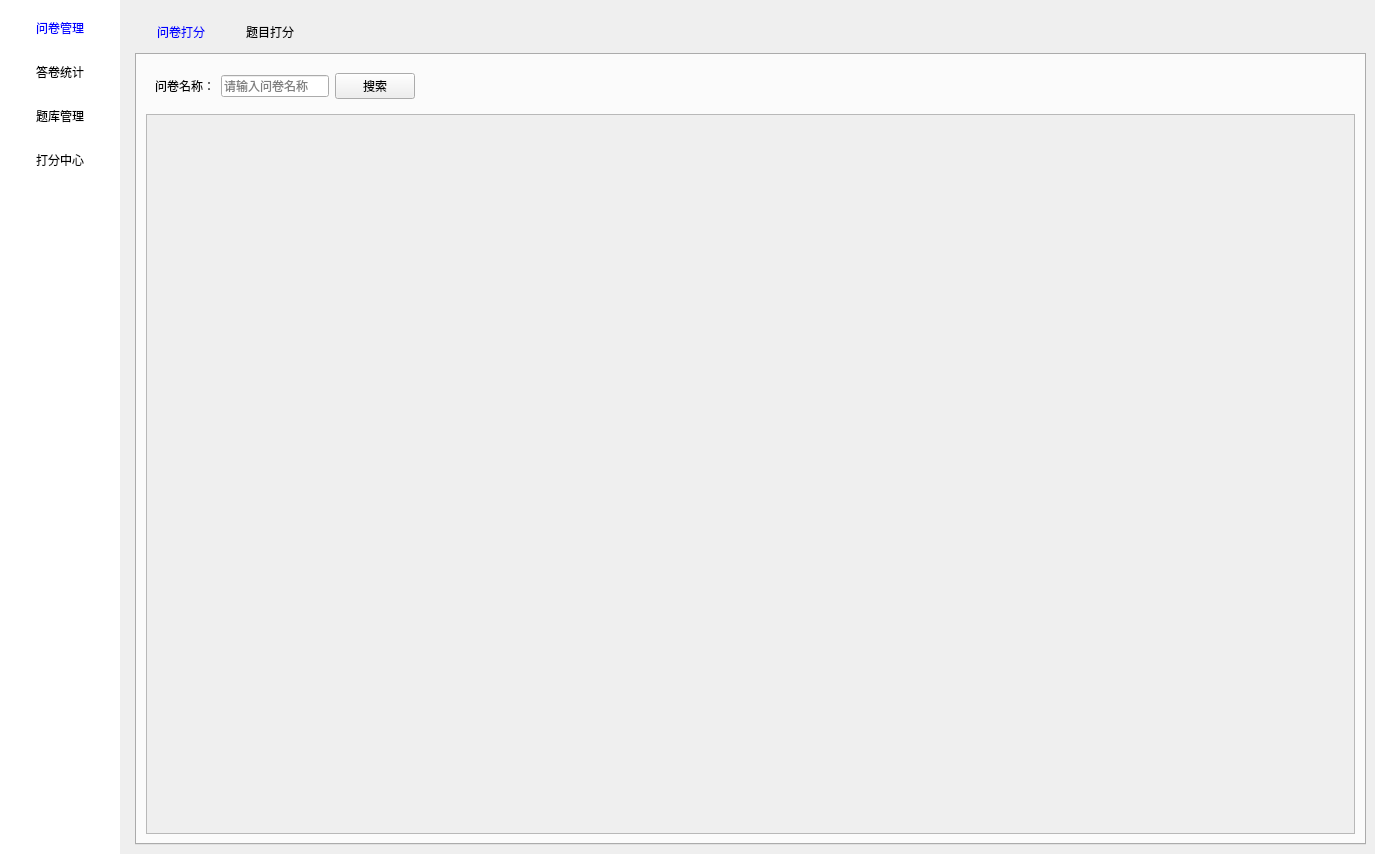
<?xml version="1.0" encoding="UTF-8"?>
<ui version="4.0">
 <class>QuestionnaireManagementWidget</class>
 <widget class="QWidget" name="QuestionnaireManagementWidget">
  <property name="geometry">
   <rect>
    <x>0</x>
    <y>0</y>
    <width>1375</width>
    <height>854</height>
   </rect>
  </property>
  <property name="windowTitle">
   <string>Form</string>
  </property>
  <layout class="QHBoxLayout" name="horizontalLayout">
   <property name="leftMargin">
    <number>0</number>
   </property>
   <property name="topMargin">
    <number>0</number>
   </property>
   <property name="rightMargin">
    <number>0</number>
   </property>
   <property name="bottomMargin">
    <number>0</number>
   </property>
   <item>
    <widget class="QWidget" name="widget" native="true">
     <property name="sizePolicy">
      <sizepolicy hsizetype="Fixed" vsizetype="Preferred">
       <horstretch>0</horstretch>
       <verstretch>0</verstretch>
      </sizepolicy>
     </property>
     <property name="minimumSize">
      <size>
       <width>120</width>
       <height>0</height>
      </size>
     </property>
     <property name="maximumSize">
      <size>
       <width>120</width>
       <height>16777215</height>
      </size>
     </property>
     <property name="styleSheet">
      <string notr="true">QWidget{
background-color: rgb(255, 255, 255);
}
QPushButton {
border:none;
color: black;
padding:10px;
}

QPushButton:checked {
color: blue;
}</string>
     </property>
     <layout class="QVBoxLayout" name="verticalLayout">
      <item>
       <widget class="QPushButton" name="pushButton_1">
        <property name="text">
         <string>问卷管理</string>
        </property>
        <property name="icon">
         <iconset resource="res/mainwindow.qrc">
          <normaloff>:/mainwindow/2.png</normaloff>:/mainwindow/2.png</iconset>
        </property>
        <property name="iconSize">
         <size>
          <width>24</width>
          <height>24</height>
         </size>
        </property>
        <property name="checkable">
         <bool>true</bool>
        </property>
        <property name="checked">
         <bool>true</bool>
        </property>
        <property name="autoExclusive">
         <bool>true</bool>
        </property>
        <property name="autoDefault">
         <bool>true</bool>
        </property>
        <property name="default">
         <bool>true</bool>
        </property>
        <property name="flat">
         <bool>true</bool>
        </property>
       </widget>
      </item>
      <item>
       <widget class="QPushButton" name="pushButton_2">
        <property name="text">
         <string>答卷统计</string>
        </property>
        <property name="icon">
         <iconset resource="res/mainwindow.qrc">
          <normaloff>:/mainwindow/2.png</normaloff>:/mainwindow/2.png</iconset>
        </property>
        <property name="iconSize">
         <size>
          <width>24</width>
          <height>24</height>
         </size>
        </property>
        <property name="checkable">
         <bool>true</bool>
        </property>
        <property name="autoExclusive">
         <bool>true</bool>
        </property>
        <property name="flat">
         <bool>true</bool>
        </property>
       </widget>
      </item>
      <item>
       <widget class="QPushButton" name="pushButton_3">
        <property name="text">
         <string>题库管理</string>
        </property>
        <property name="icon">
         <iconset resource="res/mainwindow.qrc">
          <normaloff>:/mainwindow/2.png</normaloff>:/mainwindow/2.png</iconset>
        </property>
        <property name="iconSize">
         <size>
          <width>24</width>
          <height>24</height>
         </size>
        </property>
        <property name="checkable">
         <bool>true</bool>
        </property>
        <property name="autoExclusive">
         <bool>true</bool>
        </property>
        <property name="flat">
         <bool>true</bool>
        </property>
       </widget>
      </item>
      <item>
       <widget class="QPushButton" name="pushButton_4">
        <property name="text">
         <string>打分中心</string>
        </property>
        <property name="icon">
         <iconset resource="res/mainwindow.qrc">
          <normaloff>:/mainwindow/2.png</normaloff>:/mainwindow/2.png</iconset>
        </property>
        <property name="iconSize">
         <size>
          <width>24</width>
          <height>24</height>
         </size>
        </property>
        <property name="checkable">
         <bool>true</bool>
        </property>
        <property name="autoExclusive">
         <bool>true</bool>
        </property>
        <property name="flat">
         <bool>true</bool>
        </property>
       </widget>
      </item>
      <item>
       <spacer name="verticalSpacer">
        <property name="orientation">
         <enum>Qt::Orientation::Vertical</enum>
        </property>
        <property name="sizeHint" stdset="0">
         <size>
          <width>20</width>
          <height>808</height>
         </size>
        </property>
       </spacer>
      </item>
     </layout>
    </widget>
   </item>
   <item>
    <widget class="QStackedWidget" name="stackedWidget">
     <property name="currentIndex">
      <number>3</number>
     </property>
     <widget class="QWidget" name="subPage1">
      <property name="styleSheet">
       <string notr="true">QWidget#subPage1{
background-color: rgb(255, 255, 255);
}</string>
      </property>
      <layout class="QVBoxLayout" name="verticalLayout_2">
       <item>
        <widget class="QWidget" name="widget_3" native="true">
         <layout class="QHBoxLayout" name="horizontalLayout_2">
          <item>
           <widget class="QLabel" name="label">
            <property name="text">
             <string>搜索：</string>
            </property>
           </widget>
          </item>
          <item>
           <widget class="QLineEdit" name="lineEdit">
            <property name="sizePolicy">
             <sizepolicy hsizetype="Fixed" vsizetype="Fixed">
              <horstretch>0</horstretch>
              <verstretch>0</verstretch>
             </sizepolicy>
            </property>
            <property name="placeholderText">
             <string>请输入问卷名称</string>
            </property>
           </widget>
          </item>
          <item>
           <widget class="QLabel" name="label_2">
            <property name="text">
             <string>创建时间：</string>
            </property>
           </widget>
          </item>
          <item>
           <widget class="QDateTimeEdit" name="dateTimeEdit">
            <property name="buttonSymbols">
             <enum>QAbstractSpinBox::ButtonSymbols::NoButtons</enum>
            </property>
           </widget>
          </item>
          <item>
           <widget class="QLabel" name="label_3">
            <property name="text">
             <string>至</string>
            </property>
           </widget>
          </item>
          <item>
           <widget class="QDateTimeEdit" name="dateTimeEdit_2">
            <property name="buttonSymbols">
             <enum>QAbstractSpinBox::ButtonSymbols::NoButtons</enum>
            </property>
           </widget>
          </item>
          <item>
           <widget class="QPushButton" name="pushButton">
            <property name="text">
             <string>搜索</string>
            </property>
           </widget>
          </item>
          <item>
           <spacer name="horizontalSpacer">
            <property name="orientation">
             <enum>Qt::Orientation::Horizontal</enum>
            </property>
            <property name="sizeHint" stdset="0">
             <size>
              <width>618</width>
              <height>20</height>
             </size>
            </property>
           </spacer>
          </item>
         </layout>
        </widget>
       </item>
       <item>
        <widget class="QWidget" name="widget_4" native="true">
         <layout class="QHBoxLayout" name="horizontalLayout_3">
          <item>
           <widget class="QPushButton" name="add_questionnaire">
            <property name="text">
             <string>新建问卷</string>
            </property>
           </widget>
          </item>
          <item>
           <spacer name="horizontalSpacer_2">
            <property name="orientation">
             <enum>Qt::Orientation::Horizontal</enum>
            </property>
            <property name="sizeHint" stdset="0">
             <size>
              <width>1109</width>
              <height>20</height>
             </size>
            </property>
           </spacer>
          </item>
         </layout>
        </widget>
       </item>
       <item>
        <widget class="QScrollArea" name="scrollArea">
         <property name="frameShape">
          <enum>QFrame::Shape::NoFrame</enum>
         </property>
         <property name="frameShadow">
          <enum>QFrame::Shadow::Plain</enum>
         </property>
         <property name="widgetResizable">
          <bool>true</bool>
         </property>
         <widget class="QWidget" name="questionnaireListWidget">
          <property name="geometry">
           <rect>
            <x>0</x>
            <y>0</y>
            <width>65</width>
            <height>18</height>
           </rect>
          </property>
          <property name="styleSheet">
           <string notr="true">QWidget#questionnaireListWidget{
background-color: rgb(255, 255, 255);
}</string>
          </property>
          <layout class="QVBoxLayout" name="questionnaireListLayout">
           <property name="spacing">
            <number>20</number>
           </property>
          </layout>
         </widget>
        </widget>
       </item>
      </layout>
     </widget>
     <widget class="QWidget" name="subPage2">
      <property name="styleSheet">
       <string notr="true">QWidget#subPage2{
background-color: rgb(255, 255, 255);
}</string>
      </property>
      <layout class="QVBoxLayout" name="verticalLayout_5">
       <item>
        <widget class="QWidget" name="widget_8" native="true">
         <property name="sizePolicy">
          <sizepolicy hsizetype="Preferred" vsizetype="Fixed">
           <horstretch>0</horstretch>
           <verstretch>0</verstretch>
          </sizepolicy>
         </property>
         <layout class="QHBoxLayout" name="horizontalLayout_8">
          <item>
           <widget class="QLabel" name="label_7">
            <property name="text">
             <string>问卷名称：</string>
            </property>
           </widget>
          </item>
          <item>
           <widget class="QLineEdit" name="lineEdit_2">
            <property name="sizePolicy">
             <sizepolicy hsizetype="Fixed" vsizetype="Fixed">
              <horstretch>0</horstretch>
              <verstretch>0</verstretch>
             </sizepolicy>
            </property>
            <property name="placeholderText">
             <string>请输入问卷名称</string>
            </property>
           </widget>
          </item>
          <item>
           <spacer name="horizontalSpacer_6">
            <property name="orientation">
             <enum>Qt::Orientation::Horizontal</enum>
            </property>
            <property name="sizeType">
             <enum>QSizePolicy::Policy::Fixed</enum>
            </property>
            <property name="sizeHint" stdset="0">
             <size>
              <width>50</width>
              <height>20</height>
             </size>
            </property>
           </spacer>
          </item>
          <item>
           <widget class="QLabel" name="label_8">
            <property name="text">
             <string>答卷数量：</string>
            </property>
           </widget>
          </item>
          <item>
           <widget class="QComboBox" name="comboBox_2">
            <item>
             <property name="text">
              <string>从小到大</string>
             </property>
            </item>
            <item>
             <property name="text">
              <string>从大到小</string>
             </property>
            </item>
           </widget>
          </item>
          <item>
           <spacer name="horizontalSpacer_8">
            <property name="orientation">
             <enum>Qt::Orientation::Horizontal</enum>
            </property>
            <property name="sizeType">
             <enum>QSizePolicy::Policy::Fixed</enum>
            </property>
            <property name="sizeHint" stdset="0">
             <size>
              <width>50</width>
              <height>20</height>
             </size>
            </property>
           </spacer>
          </item>
          <item>
           <widget class="QPushButton" name="pushButton_6">
            <property name="text">
             <string>搜索</string>
            </property>
           </widget>
          </item>
          <item>
           <spacer name="horizontalSpacer_7">
            <property name="orientation">
             <enum>Qt::Orientation::Horizontal</enum>
            </property>
            <property name="sizeHint" stdset="0">
             <size>
              <width>294</width>
              <height>20</height>
             </size>
            </property>
           </spacer>
          </item>
         </layout>
        </widget>
       </item>
       <item>
        <widget class="QWidget" name="answerListWidget" native="true">
         <layout class="QVBoxLayout" name="answerListLayout"/>
        </widget>
       </item>
      </layout>
     </widget>
     <widget class="QWidget" name="subPage3">
      <layout class="QVBoxLayout" name="verticalLayout_6">
       <item>
        <widget class="QWidget" name="widget_5" native="true">
         <layout class="QHBoxLayout" name="horizontalLayout_5">
          <item>
           <widget class="QPushButton" name="pushButton_5">
            <property name="text">
             <string>新增题目</string>
            </property>
           </widget>
          </item>
          <item>
           <spacer name="horizontalSpacer_4">
            <property name="orientation">
             <enum>Qt::Orientation::Horizontal</enum>
            </property>
            <property name="sizeHint" stdset="0">
             <size>
              <width>975</width>
              <height>20</height>
             </size>
            </property>
           </spacer>
          </item>
          <item>
           <widget class="QLabel" name="label_6">
            <property name="text">
             <string>按题型筛选</string>
            </property>
           </widget>
          </item>
          <item>
           <widget class="QComboBox" name="comboBox">
            <item>
             <property name="text">
              <string>无筛选</string>
             </property>
            </item>
            <item>
             <property name="text">
              <string>打分题</string>
             </property>
            </item>
            <item>
             <property name="text">
              <string>选择题</string>
             </property>
            </item>
            <item>
             <property name="text">
              <string>主观题</string>
             </property>
            </item>
           </widget>
          </item>
         </layout>
        </widget>
       </item>
       <item>
        <widget class="QWidget" name="widget_6" native="true">
         <layout class="QHBoxLayout" name="horizontalLayout_6">
          <item>
           <widget class="QTreeWidget" name="treeWidget">
            <property name="sizePolicy">
             <sizepolicy hsizetype="Fixed" vsizetype="Expanding">
              <horstretch>0</horstretch>
              <verstretch>0</verstretch>
             </sizepolicy>
            </property>
            <column>
             <property name="text">
              <string>按指标筛选</string>
             </property>
            </column>
            <item>
             <property name="text">
              <string>无筛选</string>
             </property>
            </item>
            <item>
             <property name="text">
              <string>元素</string>
             </property>
             <item>
              <property name="text">
               <string>字符</string>
              </property>
             </item>
             <item>
              <property name="text">
               <string>缩写词</string>
              </property>
             </item>
             <item>
              <property name="text">
               <string>图标</string>
              </property>
             </item>
             <item>
              <property name="text">
               <string>刻度线</string>
              </property>
             </item>
             <item>
              <property name="text">
               <string>边框箭头</string>
              </property>
             </item>
            </item>
            <item>
             <property name="text">
              <string>色彩</string>
             </property>
             <item>
              <property name="text">
               <string>状态指示</string>
              </property>
             </item>
             <item>
              <property name="text">
               <string>图形和图表</string>
              </property>
             </item>
             <item>
              <property name="text">
               <string>按键和控件</string>
              </property>
             </item>
             <item>
              <property name="text">
               <string>文字和标签</string>
              </property>
             </item>
             <item>
              <property name="text">
               <string>背景和界面整体</string>
              </property>
             </item>
            </item>
            <item>
             <property name="text">
              <string>界面</string>
             </property>
            </item>
            <item>
             <property name="text">
              <string>信息</string>
             </property>
            </item>
            <item>
             <property name="text">
              <string>交互</string>
             </property>
            </item>
           </widget>
          </item>
          <item>
           <widget class="QTableView" name="tableView_bank">
            <attribute name="verticalHeaderVisible">
             <bool>false</bool>
            </attribute>
           </widget>
          </item>
         </layout>
        </widget>
       </item>
      </layout>
     </widget>
     <widget class="QWidget" name="subPage4">
      <property name="styleSheet">
       <string notr="true">QTabBar::tab {
	color: black;
	padding: 3px;
	margin-left:3px;
	background-color: transparent;
	width: 80px;
    height:40px;
}
QTabBar::tab:selected, QTabBar::tab:last:selected, QTabBar::tab:hover {
	color: blue;
	padding-left: 3px;
	padding-bottom: 2px;
}</string>
      </property>
      <layout class="QVBoxLayout" name="verticalLayout_7">
       <item>
        <widget class="QTabWidget" name="tabWidget">
         <property name="currentIndex">
          <number>0</number>
         </property>
         <widget class="QWidget" name="tab">
          <attribute name="title">
           <string>问卷打分</string>
          </attribute>
          <layout class="QVBoxLayout" name="verticalLayout_9">
           <item>
            <widget class="QWidget" name="widget_9" native="true">
             <layout class="QHBoxLayout" name="horizontalLayout_9">
              <item>
               <widget class="QLabel" name="label_9">
                <property name="sizePolicy">
                 <sizepolicy hsizetype="Fixed" vsizetype="Preferred">
                  <horstretch>0</horstretch>
                  <verstretch>0</verstretch>
                 </sizepolicy>
                </property>
                <property name="text">
                 <string>问卷名称：</string>
                </property>
               </widget>
              </item>
              <item>
               <widget class="QLineEdit" name="lineEdit_3">
                <property name="sizePolicy">
                 <sizepolicy hsizetype="Fixed" vsizetype="Fixed">
                  <horstretch>0</horstretch>
                  <verstretch>0</verstretch>
                 </sizepolicy>
                </property>
                <property name="placeholderText">
                 <string>请输入问卷名称</string>
                </property>
               </widget>
              </item>
              <item>
               <widget class="QPushButton" name="pushButton_7">
                <property name="sizePolicy">
                 <sizepolicy hsizetype="Fixed" vsizetype="Fixed">
                  <horstretch>0</horstretch>
                  <verstretch>0</verstretch>
                 </sizepolicy>
                </property>
                <property name="text">
                 <string>搜索</string>
                </property>
               </widget>
              </item>
              <item>
               <spacer name="horizontalSpacer_9">
                <property name="orientation">
                 <enum>Qt::Orientation::Horizontal</enum>
                </property>
                <property name="sizeHint" stdset="0">
                 <size>
                  <width>882</width>
                  <height>20</height>
                 </size>
                </property>
               </spacer>
              </item>
             </layout>
            </widget>
           </item>
           <item>
            <widget class="QScrollArea" name="scrollArea_3">
             <property name="widgetResizable">
              <bool>true</bool>
             </property>
             <widget class="QWidget" name="scoringCenterListWidget">
              <property name="geometry">
               <rect>
                <x>0</x>
                <y>0</y>
                <width>1205</width>
                <height>718</height>
               </rect>
              </property>
              <layout class="QVBoxLayout" name="scoringCenterListLayout"/>
             </widget>
            </widget>
           </item>
          </layout>
         </widget>
         <widget class="QWidget" name="tab_2">
          <attribute name="title">
           <string>题目打分</string>
          </attribute>
         </widget>
        </widget>
       </item>
      </layout>
     </widget>
     <widget class="QWidget" name="subPage5">
      <layout class="QVBoxLayout" name="verticalLayout_4">
       <item>
        <widget class="QGroupBox" name="groupBox">
         <property name="title">
          <string>基本信息</string>
         </property>
         <layout class="QGridLayout" name="gridLayout">
          <item row="0" column="0">
           <widget class="QLabel" name="label_4">
            <property name="text">
             <string>问卷名称：</string>
            </property>
           </widget>
          </item>
          <item row="0" column="2">
           <widget class="QLabel" name="label_5">
            <property name="text">
             <string>问卷描述：</string>
            </property>
           </widget>
          </item>
          <item row="0" column="3" rowspan="2">
           <widget class="QTextEdit" name="questionnaire_description"/>
          </item>
          <item row="0" column="1">
           <widget class="QLineEdit" name="questionnaire_name"/>
          </item>
         </layout>
        </widget>
       </item>
       <item>
        <widget class="QGroupBox" name="groupBox_2">
         <property name="title">
          <string>添加题目</string>
         </property>
         <layout class="QVBoxLayout" name="verticalLayout_3">
          <item>
           <widget class="QWidget" name="widget_2" native="true">
            <layout class="QHBoxLayout" name="horizontalLayout_4">
             <item>
              <widget class="QPushButton" name="add_question_type2">
               <property name="text">
                <string>添加选择题</string>
               </property>
              </widget>
             </item>
             <item>
              <widget class="QPushButton" name="add_question_type1">
               <property name="text">
                <string>添加打分题</string>
               </property>
              </widget>
             </item>
             <item>
              <widget class="QPushButton" name="add_question_type3">
               <property name="text">
                <string>添加主观题</string>
               </property>
              </widget>
             </item>
             <item>
              <widget class="QPushButton" name="add_question_type4">
               <property name="text">
                <string>从题库添加</string>
               </property>
              </widget>
             </item>
             <item>
              <spacer name="horizontalSpacer_3">
               <property name="orientation">
                <enum>Qt::Orientation::Horizontal</enum>
               </property>
               <property name="sizeHint" stdset="0">
                <size>
                 <width>40</width>
                 <height>20</height>
                </size>
               </property>
              </spacer>
             </item>
            </layout>
           </widget>
          </item>
          <item>
           <widget class="QScrollArea" name="scrollArea_2">
            <property name="frameShape">
             <enum>QFrame::Shape::NoFrame</enum>
            </property>
            <property name="widgetResizable">
             <bool>true</bool>
            </property>
            <widget class="QWidget" name="questionListWidget">
             <property name="geometry">
              <rect>
               <x>0</x>
               <y>0</y>
               <width>45</width>
               <height>18</height>
              </rect>
             </property>
             <layout class="QVBoxLayout" name="questionListLayout">
              <item>
               <spacer name="verticalSpacer_2">
                <property name="orientation">
                 <enum>Qt::Orientation::Vertical</enum>
                </property>
                <property name="sizeHint" stdset="0">
                 <size>
                  <width>20</width>
                  <height>40</height>
                 </size>
                </property>
               </spacer>
              </item>
             </layout>
            </widget>
           </widget>
          </item>
         </layout>
        </widget>
       </item>
       <item>
        <widget class="QWidget" name="widget_7" native="true">
         <layout class="QHBoxLayout" name="horizontalLayout_7">
          <item>
           <spacer name="horizontalSpacer_5">
            <property name="orientation">
             <enum>Qt::Orientation::Horizontal</enum>
            </property>
            <property name="sizeHint" stdset="0">
             <size>
              <width>1111</width>
              <height>20</height>
             </size>
            </property>
           </spacer>
          </item>
          <item>
           <widget class="QPushButton" name="finish_questionnaire">
            <property name="text">
             <string>完成问卷</string>
            </property>
           </widget>
          </item>
          <item>
           <widget class="QPushButton" name="finish_edit">
            <property name="text">
             <string>编辑完成</string>
            </property>
           </widget>
          </item>
         </layout>
        </widget>
       </item>
      </layout>
     </widget>
    </widget>
   </item>
  </layout>
 </widget>
 <resources>
  <include location="res/mainwindow.qrc"/>
 </resources>
 <connections/>
</ui>
